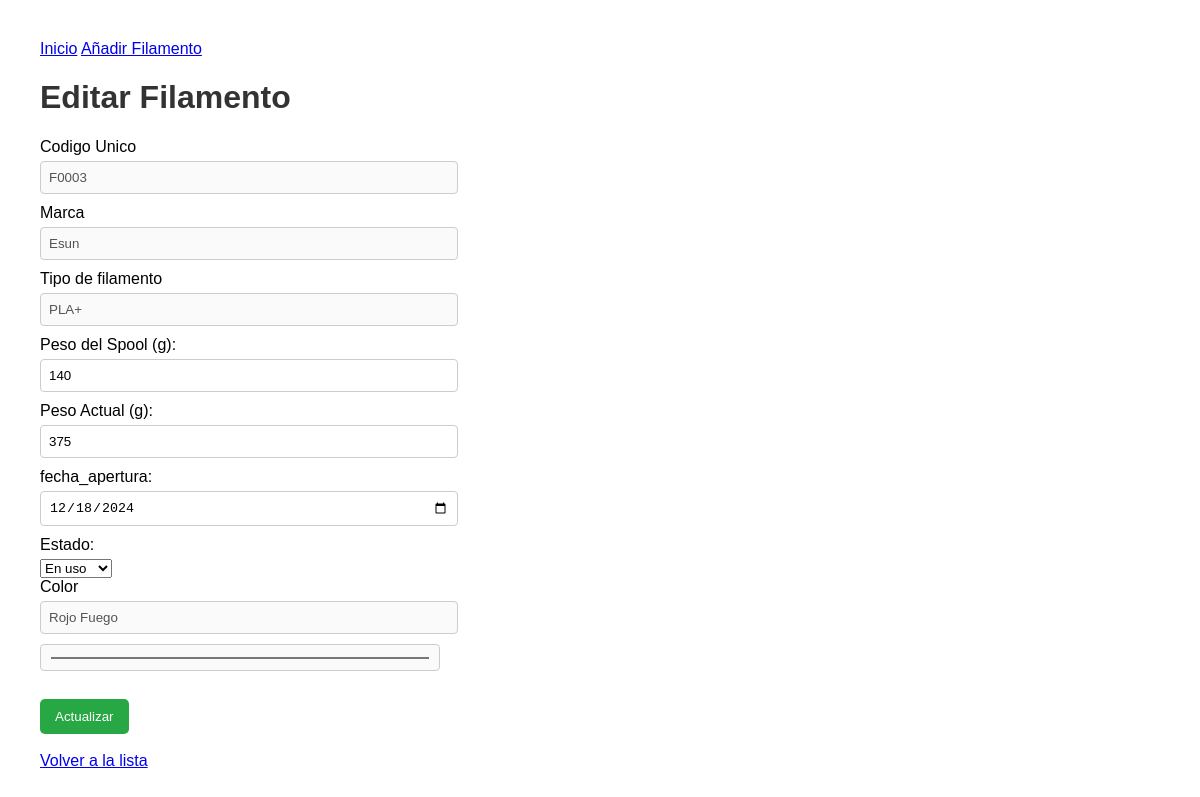
The page /edit/3 on the database its author committed.
### app.py (models this page shows)
class Filamento(db.Model):
    __tablename__ = 'filamentos'
    id = db.Column(db.Integer, primary_key=True)
    marca_id = db.Column(db.Integer, db.ForeignKey('marcas.id'), nullable=False)
    tipo_id = db.Column(db.Integer, db.ForeignKey('tipos.id'), nullable=False)
    color_id = db.Column(db.Integer, db.ForeignKey('colores.id'), nullable=False)
    codigo_unico = db.Column(db.String(20), unique=True, nullable=False)
    marca = db.relationship('Marca', backref='filamentos')
    tipo = db.relationship('Tipo', backref='filamentos')
    color = db.relationship('Color', backref='filamentos')
    peso_spool = db.Column(db.Integer)
    peso_actual = db.Column(db.Integer)
    fecha_apertura = db.Column(db.Date, default=date.today, nullable=False)
    estado = db.Column(Enum('Nuevo', 'En uso', 'Agotado', name='estado_enum'), default='Nuevo', nullable=False)

class Marca(db.Model):
    __tablename__ = 'marcas'
    id = db.Column(db.Integer, primary_key=True)
    nombre = db.Column(db.String(50), unique=True, nullable=False)

class Tipo(db.Model):
    __tablename__ = 'tipos'
    id = db.Column(db.Integer, primary_key=True)
    nombre = db.Column(db.String(50), unique=True, nullable=False)

class Color(db.Model):
    __tablename__ = 'colores'
    id = db.Column(db.Integer, primary_key=True)
    nombre = db.Column(db.String(100), unique=True, nullable=False)  # Nombre del color
    hex_color = db.Column(db.String(7), unique=True, nullable=False)  # Valor hexadecimal (ej. #FF5733)

### app.py (the view, shortened to what this page needs)
@app.route('/edit/<int:id>', methods=['GET', 'POST'])
def edit_filamento(id):
    filamento = db.session.get(Filamento, id)
    marcas = Marca.query.all()
    tipos = Tipo.query.all()
    colores = Color.query.all()
    if not filamento:
        return redirect(url_for('index'))
    return render_template('edit.html', filamento=filamento, marcas=marcas, tipos=tipos, colores=colores)

### templates/edit.html (shortened to what this page needs)
{% extends 'base.html' %}
{% block content %}
<h1>Editar Filamento</h1>
<form method="POST">
    <label>Codigo Unico</label>
    <input type="text" name="codigo_unico" value="{{ filamento.codigo_unico }}" disabled>
    <label>Marca</label>
    <input type="text" name="marca" value="{{ filamento.marca.nombre }}" disabled>
    <label>Tipo de filamento</label>
    <input type="text" name="tipo" value="{{ filamento.tipo.nombre }}" disabled>
    <label>Peso del Spool (g):</label>
    <input type="number" name="peso_spool" step="1" value="{{filamento.peso_spool}}" required>
    <label>Peso Actual (g):</label>
    <input type="number" name="peso_actual" step="1" value="{{filamento.peso_actual}}" required>
    <label>fecha_apertura:</label>
    <input type="date" name="fecha_apertura" value="{{filamento.fecha_apertura}}">
    <label>Estado:</label>
    <select name="estado" required>
      <option value="En uso" {% if filamento.estado == 'En uso' %}selected{% endif %}>En uso</option>
    </select>
    <label>Color</label>
    <input type="text" name="color_name" value="{{filamento.color.nombre}}" disabled>
    <input type="color" name="color" value="{{filamento.color.hex_color}}" disabled>
    <br>
    <br>
    <button type="submit">Actualizar</button>
    <br>
    <br>
    <a href="/">Volver a la lista</a>
</form>
{% endblock %}

### static/styles.css (style rules this page uses)
body { font-family: Arial, sans-serif; margin: 20px; padding: 20px; }
h1 { color: #333; }
form { max-width: 400px; margin-bottom: 20px; }
form label { display: block; margin-bottom: 5px; }
form input { width: 100%; padding: 8px; margin-bottom: 10px; border: 1px solid #ccc; border-radius: 4px; }
form button { background-color: #28a745; color: white; padding: 10px 15px; border: none; border-radius: 5px; cursor: pointer; }

### rows shown on the page
Filamento: codigo_unico "F0003", peso_spool "140", peso_actual "375", fecha_apertura "12/18/2024", estado "En uso"
Marca: marca "Esun"
Tipo: tipo "PLA+"
Color: color_name "Rojo Fuego", color "#e11414"
